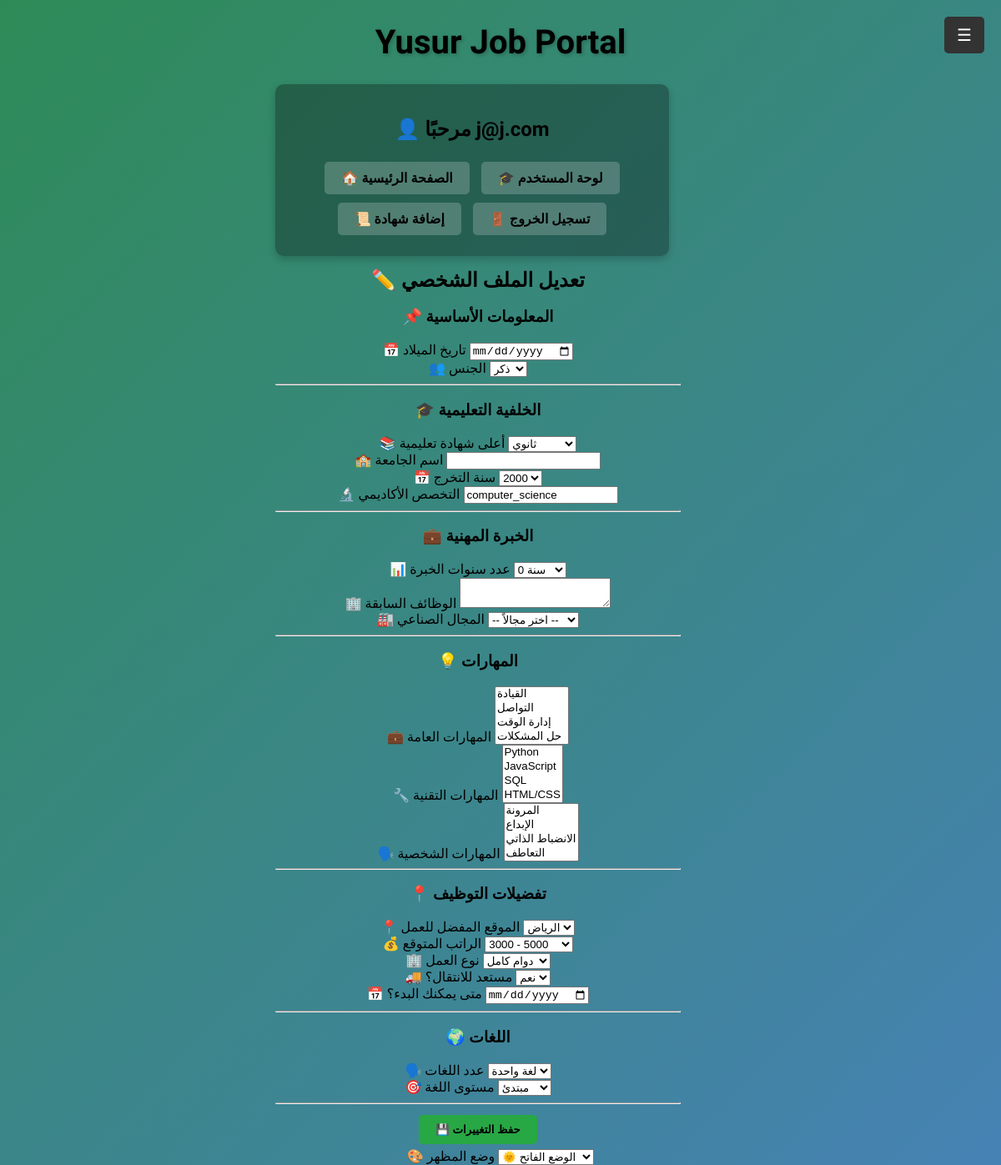
The app's page /jobseeker-profile (signed in), older data.
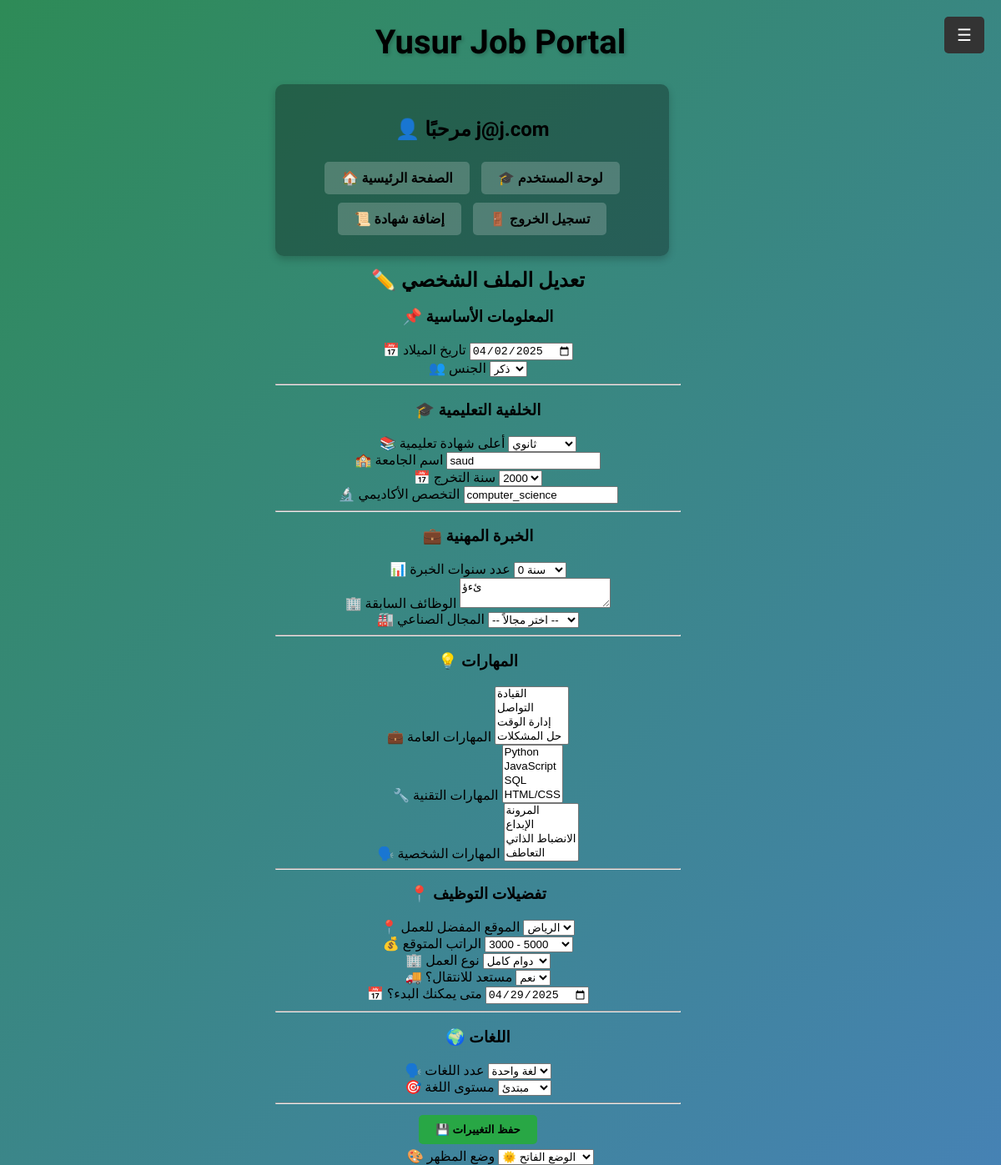
The same page, newer data.
### app/models.py (models this page shows, shortened)
class User(db.Model, UserMixin):
    id = db.Column(db.Integer, primary_key=True)
    username = db.Column(db.String(100), unique=True, nullable=False)
    email = db.Column(db.String(100), unique=True, nullable=False)
    password = db.Column(db.String(100), nullable=False)
    role = db.Column(db.String(20), nullable=False, default="JobSeeker")
    notifications_enabled = db.Column(db.Boolean, default=True)
    theme = db.Column(db.String(10), default="light")
    profile_picture = db.Column(db.String(100), nullable=True, default="default_profile.png")
    date_of_birth = db.Column(db.Date, nullable=True)
    gender = db.Column(db.String(10), nullable=True)
    highest_education = db.Column(db.String(50), nullable=True)
    university_name = db.Column(db.String(100), nullable=True)
    graduation_year = db.Column(db.Integer, nullable=True)
    field_of_study = db.Column(db.String(100), nullable=True)
    experience_years = db.Column(db.String(10), nullable=True)
    previous_jobs = db.Column(db.Text, nullable=True)
    industry = db.Column(db.String(100), nullable=True)
    certifications = db.Column(db.Text, nullable=True)
    skills = db.Column(db.Text, nullable=True)
    technical_skills = db.Column(db.Text, nullable=True)
    soft_skills = db.Column(db.Text, nullable=True)
    preferred_location = db.Column(db.String(100), nullable=True)
    preferred_salary = db.Column(db.String(20), nullable=True)
    job_type = db.Column(db.String(20), nullable=True)
    willing_to_relocate = db.Column(db.Boolean, default=False)
    available_start_date = db.Column(db.Date, nullable=True)
    languages = db.Column(db.String(255), nullable=True)
    language_proficiency = db.Column(db.String(255), nullable=True)

### app/routes.py (the view, shortened to what this page needs)
@main.route('/jobseeker-profile', methods=['GET', 'POST'])
@login_required
def jobseeker_profile():
    if current_user.role != "JobSeeker":
        flash("❌ لا يمكنك الوصول إلى هذه الصفحة!", "danger")
        return redirect(url_for("main.profile"))
    form = JobSeekerProfileForm(obj=current_user)
    return render_template("jobseeker_profile.html", form=form)

### app/routes.py (called while the page is built)
@login_manager.user_loader
def load_user(user_id):
    return User.query.get(int(user_id))

### app/templates/jobseeker_profile.html (shortened to what the changed rows need)
{% extends "base.html" %}
{% block content %}
<div class="container mt-5">
    <div class="profile-container">
        <h2 class="text-center">✏️ تعديل الملف الشخصي</h2>
        <form method="POST" action="{{ url_for('main.update_profile') }}" id="profileForm" class="custom-form">
            <div class="form-group">
                <label>📅 تاريخ الميلاد</label>
                <input type="date" name="date_of_birth" class="form-control" value="{{ form.date_of_birth.data or '' }}">
            </div>
            <div class="form-group">
                <label>👥 الجنس</label>
                <select name="gender" class="form-control">
                    <option value="male" {% if form.gender.data == 'male' %}selected{% endif %}>ذكر</option>
                </select>
            </div>
            <div class="form-group">
                <label>🏫 اسم الجامعة</label>
                <input type="text" name="university_name" class="form-control" value="{{ form.university_name.data or '' }}">
            </div>
            <div class="form-group">
                <label>📅 سنة التخرج</label>
                <select name="graduation_year" class="form-control">
                    {% for year in range(2000, 2031) %}
                        <option value="{{ year }}" {% if form.graduation_year.data == year %}selected{% endif %}>{{ year }}</option>
                    {% endfor %}
                </select>
            </div>
            <div class="form-group">
                <label>🔬 التخصص الأكاديمي</label>
                <input type="text" name="field_of_study" class="form-control" value="{{ form.field_of_study.data or '' }}">
            </div>
            <div class="form-group">
                <label>🏢 الوظائف السابقة</label>
                <textarea name="previous_jobs" class="form-control">{{ form.previous_jobs.data or '' }}</textarea>
            </div>
            <div class="form-group">
                <label>📅 متى يمكنك البدء؟</label>
                <input type="date" name="available_start_date" class="form-control" value="{{ form.available_start_date.data or '' }}">
            </div>
        </form>
    </div>
</div>
</div>
{% endblock %}

### app/templates/base.html (shortened to what this page needs)
<!DOCTYPE html>
<html lang="ar">
<head>
    <link rel="stylesheet" type="text/css" href="{{ url_for('static', filename='style.css') }}">
</head>
<body>
    <div class="menu-button" onclick="openSidebar()">☰</div>
    <div class="container">
        <h1 class="title">Yusur Job Portal</h1>
        <div class="dashboard">
            <h2>👤 مرحبًا {{ current_user.username if current_user.is_authenticated else 'زائر' }}</h2>
            <div class="buttons">
                <a href="{{ url_for('main.home') }}" class="btn">🏠 الصفحة الرئيسية</a>
                {% if current_user.is_authenticated %}
                    {% if current_user.role == 'Admin' %}
                        <a href="{{ url_for('main.admin_dashboard') }}" class="btn">📊 لوحة تحكم الأدمن</a>
                        <a href="{{ url_for('main.add_job') }}" class="btn">➕ إضافة وظيفة</a>
                    {% elif current_user.role == 'JobSeeker' %}
                        <a href="{{ url_for('main.jobseeker_dashboard') }}" class="btn">🎓 لوحة المستخدم</a>
                        <a href="{{ url_for('main.upload_certificate') }}" class="btn">📜 إضافة شهادة</a>
                    {% endif %}
                    <a href="{{ url_for('main.logout') }}" class="btn btn-danger">🚪 تسجيل الخروج</a>
                {% else %}
                    <a href="{{ url_for('main.login') }}" class="btn">🔑 تسجيل الدخول</a>
                    <a href="{{ url_for('main.register') }}" class="btn btn-secondary">📝 تسجيل حساب جديد</a>
                {% endif %}
            </div>
        </div>
        <div class="content">
            {% block content %}{% endblock %}
        </div>
    <div class="theme-toggle-container">
        <label for="theme-toggle">🎨 وضع المظهر</label>
        <select id="theme-toggle" name="theme" class="form-control">
            <option value="light">🌞 الوضع الفاتح</option>
        </select>
    </div>
</body>
</html>

Row changes from the older to the newer data that the page shows:
changed User "j@j.com": date_of_birth (not shown) → "04/02/2025"; university_name (not shown) → "saud"; graduation_year (not shown) → "2000"; previous_jobs (not shown) → "ئءؤ"; available_start_date (not shown) → "04/29/2025"
Text that changed along with them:
form field graduation_year: "2000" → (not shown)
